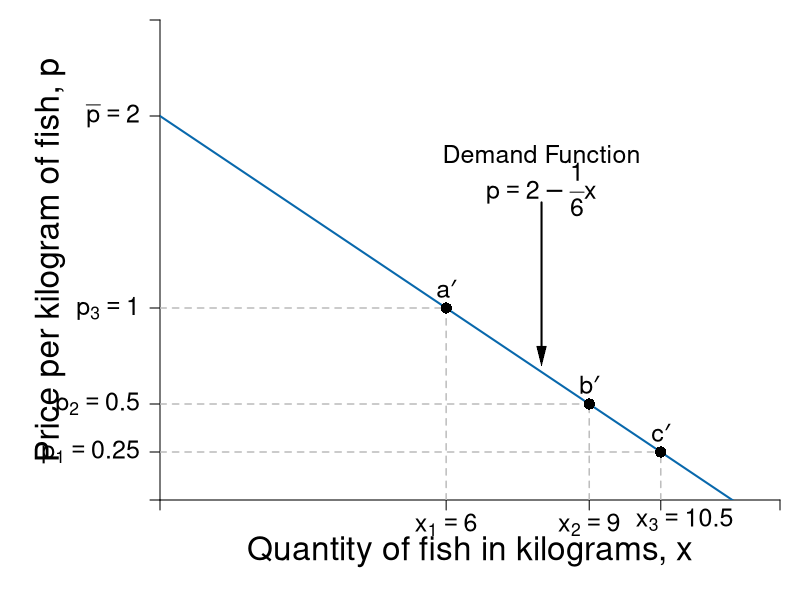

R code for this plot:
require(shape)
pdf(file = "constrained_optimization/offer_demand.pdf", width = 9, height = 7)

#Set parameters for graphics
pointsize <- 1.8
axislabelsize <- 2
labelsize <- 1.5
namesize <- 1.8
annotatesize <- 1.5
graphlinewidth <- 2
segmentlinewidth <- 1.5

COL <- c("#7fc97f", "#beaed4", "#fdc086", "#ffff99", "#386cb0", "#f0027f", "#bf5b17", "#666666")
COLA <- c("#99d8c9","#66c2a4","#41ae76", "#238b45", "#005824")
COLB <- c("#4eb3d3", "#2b8cbe", "#0868ac","#084081")

#Edited the margins to cater for the larger LHS labels
par(mar =  c(5, 8, 1, 1))

mrsA <- function(x, rmax = 10, xmax = 20) {
  rmax - (rmax/xmax)*x
}


uA <- function(x, y, rmax = 2, xmax = 12) {
  y + rmax*x - (1/2)*(rmax/xmax)*x^2
}

indiffA1 <- function(x, uA = 10, rmax = 2.5, xmax = 10) {
  uA - rmax*x + (1/2)*(rmax/xmax)*(x^2)
}

offerCurve <- function(x, w, rmax = 2, xmax = 12) {
  w - rmax*x + (rmax/xmax)*x^2
}

bcA <- function(x, w = 20, p = 2) {
  w - p*x
}


xlims <- c(0, 13)
ylims <- c(0, 2.5)

npts <- 501 
x <- seq(xlims[1], xlims[2], length.out = npts)
y <- seq(ylims[1], ylims[2], length.out = npts) 
a <- c(13, 16.75, 19.25)

plot(0, 0, xlim = xlims, ylim = ylims, type = "n",
     xlab = expression(paste("")),
     ylab = expression(paste("")), 
     xaxt = "n", 
     yaxt = "n", 
     cex.lab = axislabelsize, 
     bty = "n",
     xaxs="i", 
     yaxs="i")

# ticksy <- seq(from = ylims[1], to = ylims[2], by = 2)
# ylabels <- seq(from = ylims[1], to = ylims[2], by = 2)
# ticksx <- seq(from = xlims[1], to = xlims[2], by = 2)
# xlabels <- seq(from = xlims[1], to = xlims[2], by = 2)
ticksy <- c(0, 0.25, 0.5, 1, 2, ylims[2])
ylabels <- c(NA, expression(paste(p[1] == 0.25)), expression(paste(p[2]==0.5)), expression(paste(p[3]==1)), expression(paste(bar(p)==2)), NA)
ticksx <- c(0, 6, 9, 10.5,  xlims[2])
xlabels <- c(NA, expression(paste(x[1]) == 6), expression(paste(x[2])==9), NA, NA)

text(11, -0.1, expression(paste(x[3])==10.5), xpd = TRUE, cex = labelsize) 





axis(1, at = ticksx, pos = 0, labels = xlabels, cex.axis = labelsize)
axis(2, at = ticksy, pos = 0, labels = ylabels, las = 1, cex.axis = labelsize)

npts <- 500 
xx1 <- seq(xlims[1], xlims[2], length.out = npts)

#lines(xx1, bcA(xx1, w = 10, p = 1.5), col = COLB[3], lwd = graphlinewidth)
lines(xx1, mrsA(xx1, rmax = 2, xmax = 12), col = COLB[3], lwd = graphlinewidth)
#lines(xx1, bcA(xx1, w = 10, p = 0.5), col = COLB[3], lwd = graphlinewidth)
#lines(xx1, bcA(xx1, w = 10, p = 0.25), col = COLB[3], lwd = graphlinewidth)


#Label the axes
#mtext(expression(paste("Quantity of fish in kilograms, ", x)), side=1, line = 2.5, cex = axislabelsize)
text(0.5*xlims[2], -0.27, expression(paste("Quantity of fish in kilograms, ", x)), xpd = TRUE, cex = axislabelsize) 
text(-2.3, 0.5*ylims[2], expression(paste("Price per kilogram of fish, ", p)), xpd = TRUE, cex = axislabelsize, srt = 90) 

#Label the indifference curves
# text(11.8, 1.3, expression(u[1]))
# text(11.8, 5.1, expression(u[2]))
# text(11.8, 7.6, expression(u[3]))

#Label the price lines
# text(8, 0.9, expression(paste(pl[1], ", ", p[x] == 0.25)))
# text(11.3, 3.75, expression(paste(pl[2], ", ", p[x] == 0.5)))
# text(11.3, 6.8, expression(paste(pl[3], ", ", p[x] == 1)))

#Label the offer curve
text(8, 1.8, expression("Demand Function"), cex = labelsize)
text(8, 1.62, expression(p == 2 - frac(1,6)*x), cex = labelsize)
Arrows(8, 1.55, 8, 0.75, col = "black", lty = 1, lwd = 2, arr.type = "triangle", arr.lwd = 0.5)

#Add the offer curve (superimposed on the indifference curves tangent to the price lines)
#xx2 <- seq(2, xlims[2], length.out = npts)
#lines(xx2, offerCurve(xx2, w = 10, rmax = 2, xmax = 12), col = COL[3], lwd = graphlinewidth)

#Segments for points on Offer curve
segments(0, 1, 6, 1, lty = 2, col = "gray" , lwd = segmentlinewidth)
segments(6, 0, 6, 1, lty = 2, col = "gray" , lwd = segmentlinewidth)
segments(0, 0.5, 9, 0.5, lty = 2, col = "gray" , lwd = segmentlinewidth)
segments(9, 0, 9, 0.5, lty = 2, col = "gray" , lwd = segmentlinewidth)
segments(0, 0.25, 10.5, 0.25, lty = 2, col = "gray" , lwd = segmentlinewidth)
segments(10.5, 0, 10.5, 0.25, lty = 2, col = "gray" , lwd = segmentlinewidth)

#Annotate points on offer curve mrs = p for each of p = 1, 0.5, 0.25
#Where mrs = 2 - (1/6)*x
points(6, 1, pch = 16, col = "black", cex = 1.5)
points(9, 0.5, pch = 16, col = "black", cex = 1.5)
points(10.5, 0.25, pch = 16, col = "black", cex = 1.5)

text(6, 1.1, expression(paste(a*minute)), cex = labelsize)
text(9, 0.6, expression(paste(b*minute)), cex = labelsize)
text(10.5, 0.35, expression(paste(c*minute)), cex = labelsize)

dev.off()
